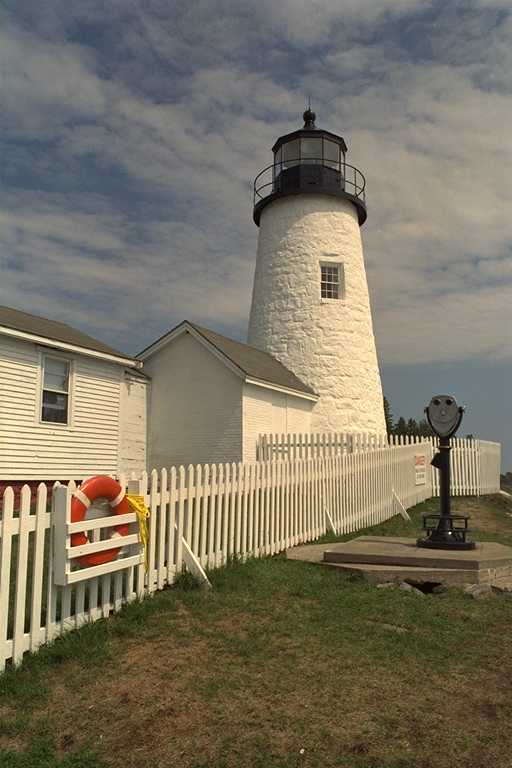
#> input picture week1/kodim19.png, 512 x 768 px
$ jupyter execute BIL458_Odev1.ipynb   (shell and % lines are left out)   (older library calls are emulated)
#> lines starting #> are read from the running program, lines starting #| are printed output that depends on the picture; after the words box and inside, x2 and y2 are one past the last pixel; in counts of white or black regions, pixels touching at a corner belong together
# BİL458 Bilgisayarlı Görme - Ödev 1
## Laboratuvar Görevleri L1.1 - L1.4

**Ad Soyad:** Sevban Bozaslan

**Öğrenci No:** 23120205020

---

Bu ödevde dijital kamera işlem hattının dört ayrı adımındaki bilgi kaybı sayısal olarak ölçülmüştür. Her görev, ders slaytlarında verilen bir iddianın deneysel doğrulamasıdır.

| Görev | İşlem hattı adımı | Ölçülen büyüklük |
|---|---|---|
| L1.1 | Renk süzgeç dizisi (Bayer CFA) | PSNR, kanal bazlı hata |
| L1.2 | Analog-sayısal çevrim (ADC) | SNR, bit başına kazanç |
| L1.3 | Gamma kodlaması | Ortalama alma hatası (ton) |
| L1.4 | Mercek geometrisi | GSD, şerit genişliği |

[cell 1]
import urllib.request
from pathlib import Path

import cv2
import numpy as np
import matplotlib.pyplot as plt

OUT = Path("out")
OUT.mkdir(exist_ok=True)

IMG_PATH = Path("kodim19.png")
if not IMG_PATH.exists():
    urllib.request.urlretrieve("https://r0k.us/graphics/kodak/kodak/kodim19.png", IMG_PATH)

print("numpy  :", np.__version__)
print("opencv :", cv2.__version__)
print("test goruntusu hazir:", IMG_PATH.exists())

---

# L1.1 - Bayer deseni ve demozaikleme kaybı

## Problem

Bir görüntü sensöründeki her fotodiyot renk körüdür; yalnızca kendisine ulaşan foton sayısını ölçer. Renk bilgisi, her fotositin üzerine yerleştirilen renk süzgeciyle elde edilir. Bunun bedeli, her pikselde üç kanaldan yalnızca birinin ölçülmesidir.

En yaygın süzgeç dizilimi **Bayer RGGB** desenidir ve 2x2 blok halinde tekrar eder:

```
R G R G
G B G B
R G R G
G B G B
```

Piksellerin dörtte biri R, dörtte biri B, yarısı G ölçer. Yeşilin iki kat sık örneklenmesinin nedeni, parlaklık (luminance) sinyalinin ağırlıklı olarak yeşil banttan gelmesi ve insan görme sisteminin parlaklıktaki yüksek frekanslı detaya, renkteki aynı detaydan belirgin biçimde daha duyarlı olmasıdır.

Eksik iki kanalın komşu piksellerden kestirilmesi işlemine **demozaikleme** denir. Bu bir ölçüm değil tahmindir; ödevin amacı bu tahminin hatasını nicel olarak ölçmektir.

[cell 2]
img = np.array(plt.imread(IMG_PATH), dtype=np.float64)
if img.max() <= 1.0:
    img = img * 255.0
img = img[:, :, :3]
H, W, _ = img.shape

print("boyut :", img.shape)
#| boyut : (768, 512, 3)
print("aralik: %.1f - %.1f" % (img.min(), img.max()))
#| aralik: 0.0 - 255.0

plt.figure(figsize=(5, 7.5))
plt.imshow(img.astype(np.uint8))
plt.axis("off")
plt.title("Test goruntusu: Kodak kodim19")
plt.show()

## Adım 1: Mozaikleme

Tam renkli referans görüntüden her pikselin yalnızca desendeki kanalı bırakılarak ham sensör verisi (RAW) üretilir. Maskeler satır ve sütun paritesine göre tanımlanır:

| satır | sütun | süzgeç |
|---|---|---|
| çift | çift | R |
| çift | tek | G |
| tek | çift | G |
| tek | tek | B |

[cell 3]
def bayer_masks(h, w):
    mr = np.zeros((h, w), dtype=bool)
    mg = np.zeros((h, w), dtype=bool)
    mb = np.zeros((h, w), dtype=bool)
    mr[0::2, 0::2] = True
    mg[0::2, 1::2] = True
    mg[1::2, 0::2] = True
    mb[1::2, 1::2] = True
    return mr, mg, mb


MR, MG, MB = bayer_masks(H, W)

raw = np.zeros((H, W), dtype=np.float64)
raw[MR] = img[:, :, 0][MR]
raw[MG] = img[:, :, 1][MG]
raw[MB] = img[:, :, 2][MB]

print("R piksel: %7d  (%.1f%%)" % (MR.sum(), 100 * MR.sum() / MR.size))
#| R piksel:   98304  (25.0%)
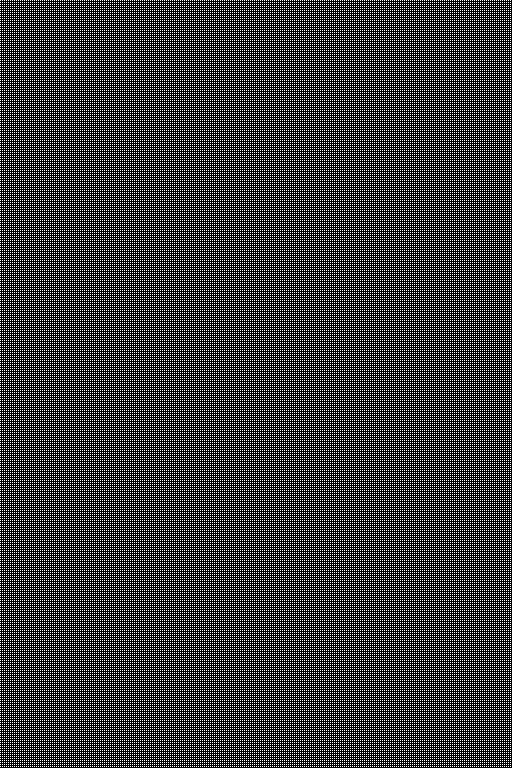
#> MR: shape (768, 512) bool; 25% white in thin lines or dots
print("G piksel: %7d  (%.1f%%)" % (MG.sum(), 100 * MG.sum() / MG.size))
#| G piksel:  196608  (50.0%)
#> MG: shape (768, 512) bool; 50% white in thin lines or dots
print("B piksel: %7d  (%.1f%%)" % (MB.sum(), 100 * MB.sum() / MB.size))
#| B piksel:   98304  (25.0%)
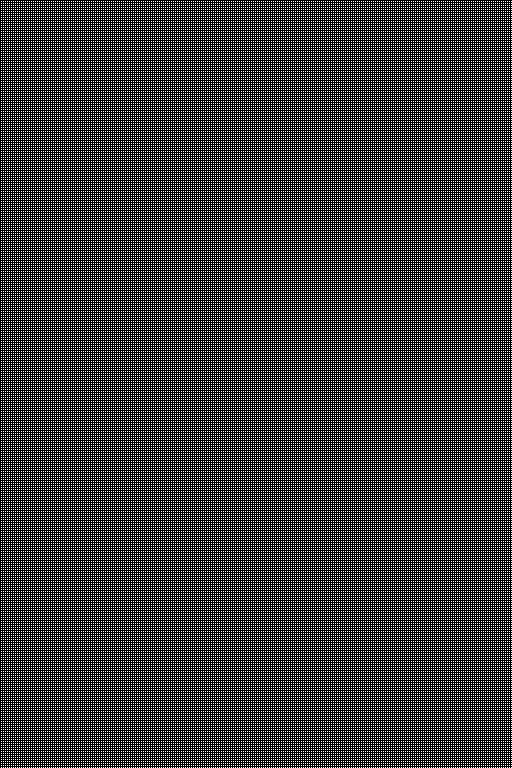
#> MB: shape (768, 512) bool; 25% white in thin lines or dots
print()
print("orijinal olcum sayisi   : %d" % img.size)
#| orijinal olcum sayisi   : 1179648
print("ham sensor olcum sayisi : %d" % raw.size)
#| ham sensor olcum sayisi : 393216
print("kaybedilen bilgi        : %.1f%%" % (100 * (1 - raw.size / img.size)))
#| kaybedilen bilgi        : 66.7%

[cell 4]
cfa_rgb = np.zeros_like(img)
cfa_rgb[:, :, 0][MR] = raw[MR]
cfa_rgb[:, :, 1][MG] = raw[MG]
cfa_rgb[:, :, 2][MB] = raw[MB]
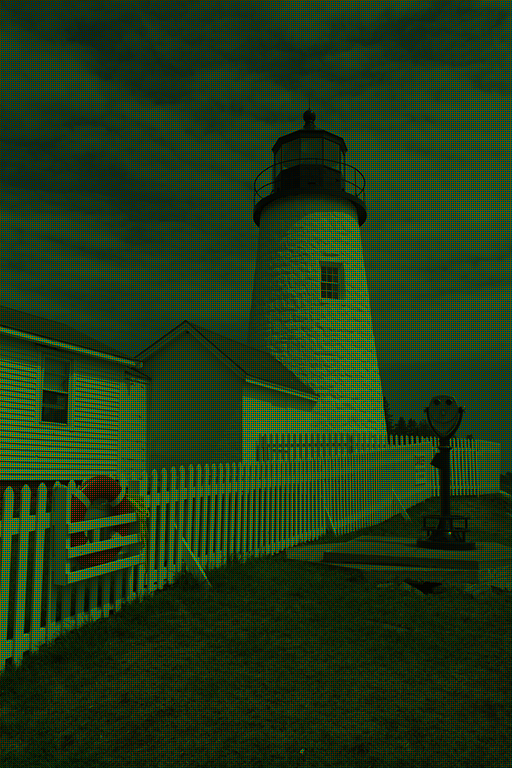
#> cfa_rgb: shape (768, 512, 3) float64; mean of channels 0, 1, 2 30.7, 57.8, 24.6; drawn as R, G, B

fig, ax = plt.subplots(1, 3, figsize=(13, 5))
ax[0].imshow(raw, cmap="gray", vmin=0, vmax=255)
ax[0].set_title("Ham sensor verisi (RAW, tek kanal)")
ax[1].imshow(raw[200:216, 200:216], cmap="gray", vmin=0, vmax=255, interpolation="nearest")
ax[1].set_title("16x16 buyutulmus RAW")
ax[2].imshow(cfa_rgb[200:216, 200:216].astype(np.uint8), interpolation="nearest")
ax[2].set_title("Ayni bolge, suzgec renkleriyle")
for a in ax:
    a.axis("off")
plt.tight_layout()
plt.savefig(OUT / "02_mozaik.png", dpi=120)
plt.show()

## Adım 2: Bilineer demozaikleme

Eksik değerler, o kanalın ölçüldüğü komşu piksellerin ağırlıklı ortalamasıyla kestirilir. Konum tipine göre komşuluk yapısı değişir:

| Bulunulan konum | Eksik kanal | Kullanılan komşular |
|---|---|---|
| R | G | 4 dik komşu |
| R | B | 4 köşegen komşu |
| B | G | 4 dik komşu |
| B | R | 4 köşegen komşu |
| G (çift satır) | R | 2 yatay komşu |
| G (çift satır) | B | 2 dikey komşu |
| G (tek satır) | R | 2 dikey komşu |
| G (tek satır) | B | 2 yatay komşu |

Bu sekiz durum, maskelenmiş seyrek dizilere uygulanan iki konvolüsyon çekirdeğiyle tek adımda karşılanır:

$$K_G = \frac{1}{4}\begin{bmatrix}0&1&0\\1&4&1\\0&1&0\end{bmatrix} \qquad K_{RB} = \frac{1}{4}\begin{bmatrix}1&2&1\\2&4&2\\1&2&1\end{bmatrix}$$

Seyrek dizide ölçüm yapılmayan konumlar sıfır olduğundan toplama katkı vermez; çekirdek her konumda kendiliğinden yalnızca doğru komşuları toplar. Ağırlıklar, her konum tipinde katkı veren terimlerin toplamı tam 4 olacak biçimde seçilmiştir. Bu nedenle tek bir `/4` bölmesi tüm durumlarda doğru ortalamayı verir ve ortalama parlaklık kaymaz.

**Not:** G kanalı her zaman dört komşudan kestirilirken, R ve B kanalları G konumlarında yalnızca iki komşudan ve tek yönden kestirilir. Kanallar arası PSNR farkının kaynağı budur.

[cell 5]
K_G = np.array([[0.0, 1.0, 0.0],
                [1.0, 4.0, 1.0],
                [0.0, 1.0, 0.0]]) / 4.0

K_RB = np.array([[1.0, 2.0, 1.0],
                 [2.0, 4.0, 2.0],
                 [1.0, 2.0, 1.0]]) / 4.0


def conv(x, k):
    return cv2.filter2D(x, -1, k, borderType=cv2.BORDER_REFLECT)


def demosaic_bilinear(raw, mr, mg, mb):
    out = np.zeros(raw.shape + (3,), dtype=np.float64)
    out[:, :, 0] = conv(raw * mr, K_RB)
    out[:, :, 1] = conv(raw * mg, K_G)
    out[:, :, 2] = conv(raw * mb, K_RB)
#> in conv (call 3), `return cv2.filter2D(x, -1, k, borderType=cv2.BORDER_REFLECT)`:
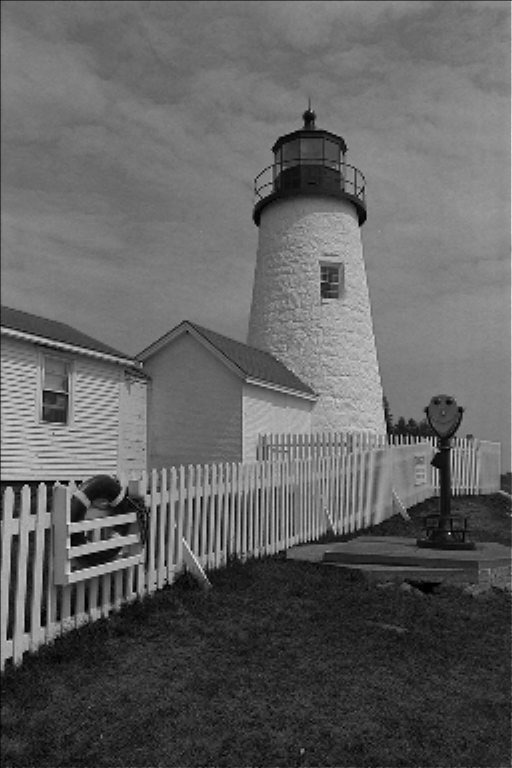
#> returned value: shape (768, 512) float64; min 0, max 255, mean 98.3
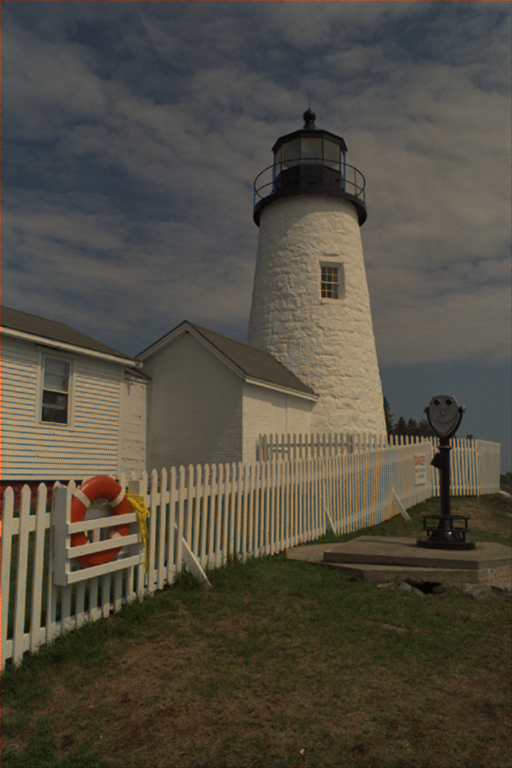
#> out: shape (768, 512, 3) float64; mean of channels 0, 1, 2 122.7, 115.6, 98.3; drawn with min black and max white
    return out


rec = demosaic_bilinear(raw, MR, MG, MB)
print("geri kurulmus goruntu:", rec.shape)
#| geri kurulmus goruntu: (768, 512, 3)

### Çekirdeklerin doğrulanması

Aşağıdaki 6x6 örnekte dört konum tipi için sonuçlar elle hesaplanabilir. Örneğin (2,2) konumu R süzgeçlidir; eksik G değeri dört dik komşunun ortalaması (160+165+135+155)/4 = 153.75, eksik B değeri dört köşegen komşunun ortalaması (60+70+55+75)/4 = 65 olmalıdır.

[cell 6]
demo_raw = np.array([
    [100, 140, 120, 150, 110, 145],
    [130,  60, 160,  70, 135,  65],
    [105, 135, 125, 155, 115, 140],
    [125,  55, 165,  75, 130,  60],
    [110, 145, 130, 160, 120, 150],
    [140,  65, 155,  80, 145,  70]], dtype=np.float64)

dh, dw = demo_raw.shape
dmr, dmg, dmb = bayer_masks(dh, dw)
demo_rec = demosaic_bilinear(demo_raw, dmr, dmg, dmb)

print("konum   suzgec        R         G         B")
for (y, x) in [(2, 2), (2, 3), (3, 2), (3, 3)]:
    tip = "R" if dmr[y, x] else ("G" if dmg[y, x] else "B")
    print("(%d,%d)     %s      %7.2f   %7.2f   %7.2f" % (
        y, x, tip, demo_rec[y, x, 0], demo_rec[y, x, 1], demo_rec[y, x, 2]))

## Adım 3: PSNR ile hata ölçümü

Geri kurulmuş görüntü referansla karşılaştırılır. Ortalama karesel hata ve tepe sinyal gürültü oranı:

$$MSE = \frac{1}{n}\sum_x \left[I(x) - \hat{I}(x)\right]^2 \qquad PSNR = 10\log_{10}\frac{I_{max}^2}{MSE}$$

8 bit görüntü için $I_{max} = 255$. Yüksek PSNR düşük hata anlamına gelir.

[cell 7]
def psnr(a, b, peak=255.0):
    mse = np.mean((a - b) ** 2)
    return float("inf") if mse == 0 else 10.0 * np.log10(peak ** 2 / mse)


print("kanal      PSNR         MSE")
for i, name in enumerate(["R", "G", "B"]):
    print("%s      %6.2f dB   %8.2f" % (
        name, psnr(img[:, :, i], rec[:, :, i]),
        np.mean((img[:, :, i] - rec[:, :, i]) ** 2)))
#> this loop made 3 passes
#> mse in psnr on passes 1 to 3: 152.7, 49.15, 143
#> (printed output is left out)
print("toplam %6.2f dB   %8.2f" % (psnr(img, rec), np.mean((img - rec) ** 2)))
#| toplam  27.53 dB     114.95

[cell 8]
fig, ax = plt.subplots(1, 2, figsize=(11, 8))
ax[0].imshow(img.astype(np.uint8))
ax[0].set_title("Orijinal (referans)")
ax[1].imshow(np.clip(rec, 0, 255).astype(np.uint8))
ax[1].set_title("Demozaiklenmis (%.2f dB)" % psnr(img, rec))
for a in ax:
    a.axis("off")
plt.tight_layout()
plt.savefig(OUT / "01_orijinal_vs_geri_kurulmus.png", dpi=120)
plt.show()

## Adım 4: Hata haritası ve hatanın konumsal dağılımı

Bilineer kestirim, komşu piksellerin birbirine benzediği varsayımına dayanır. Bu varsayım düz bölgelerde geçerlidir, kenarlarda çöker. Aşağıda hata, Sobel gradyan büyüklüğüne göre ayrılan iki piksel kümesinde karşılaştırılmıştır.

[cell 9]
err = np.abs(img - rec)

print("kanal   ortalama hata   maks hata")
for i, name in enumerate(["R", "G", "B"]):
    print("%s        %6.2f       %7.2f" % (name, err[:, :, i].mean(), err[:, :, i].max()))
#> this loop made 3 passes
#| R          5.43        208.25
#| G          2.89        101.75
#| B          5.32        135.00

gray = img.mean(axis=2)
gx = cv2.Sobel(gray, cv2.CV_64F, 1, 0, ksize=3)
gy = cv2.Sobel(gray, cv2.CV_64F, 0, 1, ksize=3)
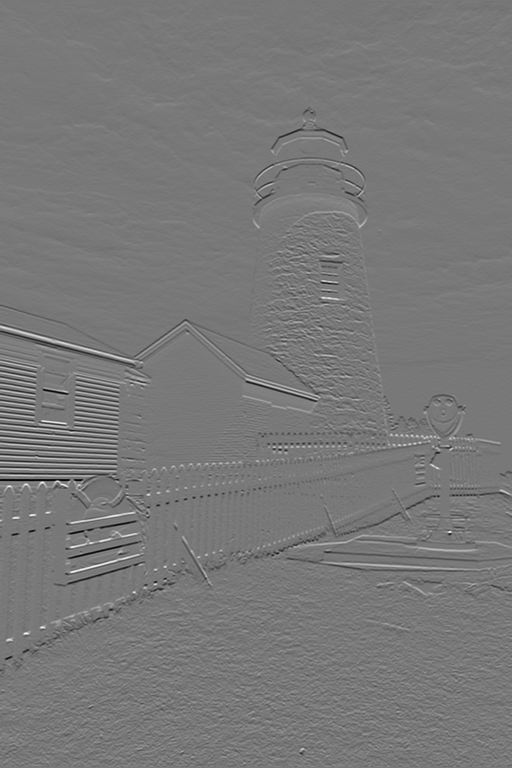
#> gy: shape (768, 512) float64; min -805, max 895, mean -0.6; drawn with min black and max white
grad = np.hypot(gx, gy)

edge = grad >= np.percentile(grad, 90)
#> edge: shape (768, 512) bool; 10% white; 785 white regions (713 under 20 px), largest, box (x1, y1, x2, y2) and area: (0, 319, 406, 673) 22442, (310, 107, 512, 521) 4076, (0, 324, 144, 369) 938
flat = grad <= np.percentile(grad, 50)
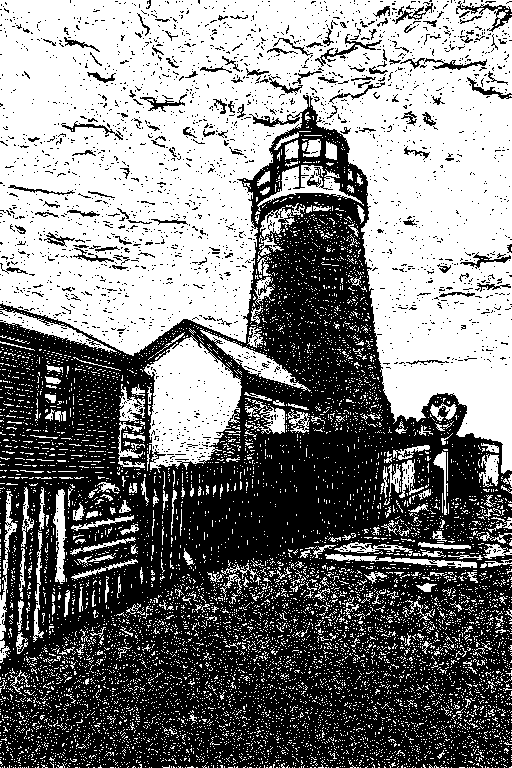
#> flat: shape (768, 512) bool; 50% white; 8973 white regions (8740 under 20 px), largest, box (x1, y1, x2, y2) and area: (0, 0, 512, 474) 145259, (144, 335, 242, 473) 8334, (200, 329, 311, 392) 1368
err_sum = err.sum(axis=2)
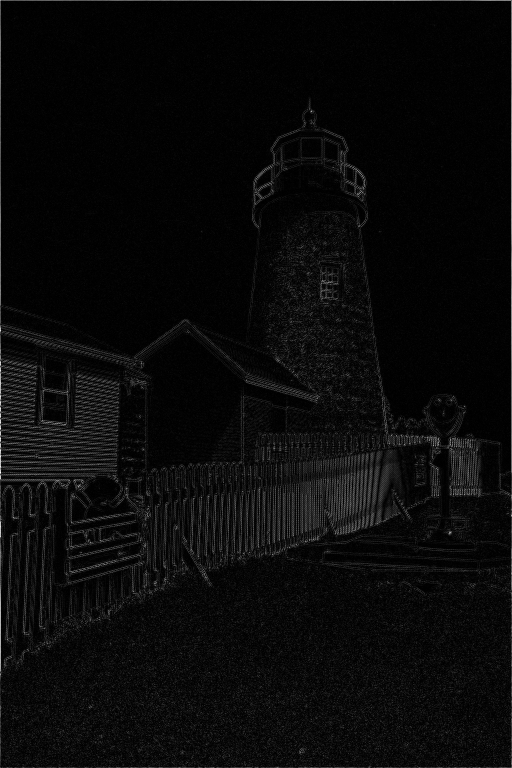
#> err_sum: shape (768, 512) float64; min 0, max 340.8, mean 13.6; drawn with min black and max white

print()
print("kenar pikselleri (ust yuzde 10 gradyan): ortalama hata %6.2f" % err_sum[edge].mean())
#| kenar pikselleri (ust yuzde 10 gradyan): ortalama hata  39.23
print("duz pikseller    (alt yuzde 50 gradyan): ortalama hata %6.2f" % err_sum[flat].mean())
#| duz pikseller    (alt yuzde 50 gradyan): ortalama hata   6.15
print("oran                                   : %.1f kat" % (err_sum[edge].mean() / err_sum[flat].mean()))
#| oran                                   : 6.4 kat

[cell 10]
fig, ax = plt.subplots(1, 3, figsize=(14, 7))
for i, name in enumerate(["R", "G", "B"]):
    im = ax[i].imshow(err[:, :, i], cmap="inferno", vmin=0, vmax=60)
    ax[i].set_title("%s kanali mutlak hata" % name)
    ax[i].axis("off")
fig.colorbar(im, ax=ax, fraction=0.03)
plt.savefig(OUT / "03_hata_haritasi.png", dpi=120, bbox_inches="tight")
plt.show()

## Adım 5: Zipper artefaktı

Keskin bir kenarda üç kanal farklı komşulardan ve kısmen farklı yönlerden kestirildiği için birbirinden bağımsız hata yapar. Sonuç, sahnede bulunmayan renk saçaklarının belirmesi ve kenar boyunca dişli bir desen oluşmasıdır.

Aşağıda hata yoğunluğu en yüksek 32x32 bölge otomatik olarak bulunmuş ve büyütülerek gösterilmiştir.

[cell 11]
box = cv2.boxFilter(err_sum, -1, (32, 32), normalize=False)
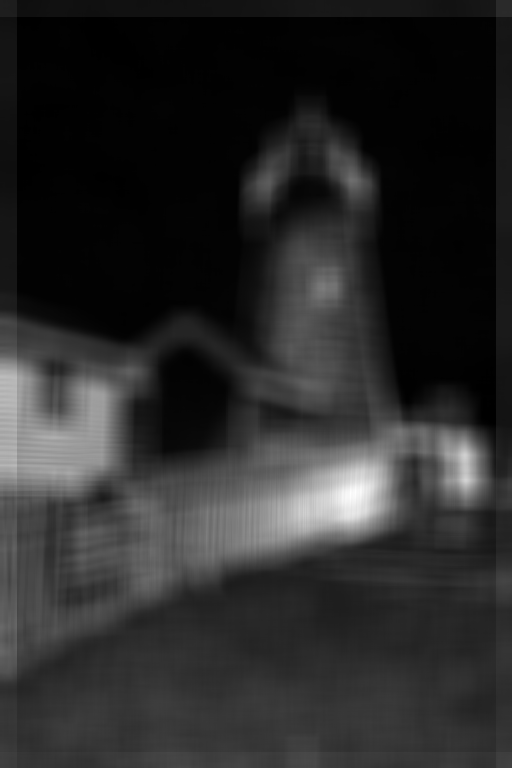
#> box: shape (768, 512) float64; min 2718, max 68348.3, mean 13573.4; drawn with min black and max white
cy, cx = np.unravel_index(np.argmax(box), box.shape)
#> cy = 493; cx = 350
y0 = int(np.clip(cy - 16, 0, H - 32))
#> y0 = 477
x0 = int(np.clip(cx - 16, 0, W - 32))
#> x0 = 334
print("en bozuk 32x32 bolge: satir %d-%d, sutun %d-%d" % (y0, y0 + 32, x0, x0 + 32))
#| en bozuk 32x32 bolge: satir 477-509, sutun 334-366

crop_o = img[y0:y0 + 32, x0:x0 + 32]
crop_r = rec[y0:y0 + 32, x0:x0 + 32]

fig, ax = plt.subplots(1, 3, figsize=(14, 5))
ax[0].imshow(crop_o.astype(np.uint8), interpolation="nearest")
ax[0].set_title("Orijinal")
ax[1].imshow(np.clip(crop_r, 0, 255).astype(np.uint8), interpolation="nearest")
ax[1].set_title("Demozaiklenmis (zipper)")
im = ax[2].imshow(np.abs(crop_o - crop_r).sum(axis=2), cmap="inferno", interpolation="nearest")
ax[2].set_title("Mutlak fark")
for a in ax:
    a.axis("off")
fig.colorbar(im, ax=ax[2], fraction=0.046)
plt.savefig(OUT / "04_zipper.png", dpi=150, bbox_inches="tight")
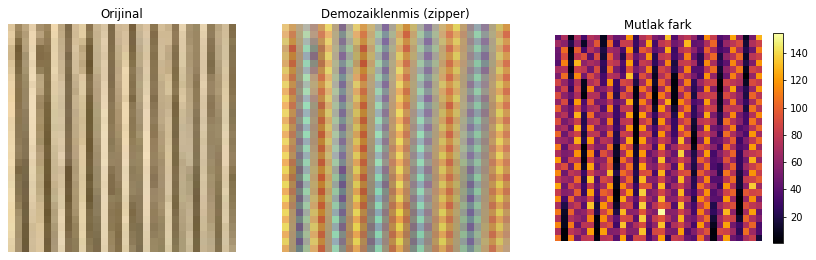
#> figure drawn by matplotlib, 4 panels
plt.show()

## L1.1 Sonuç

1. Ham sensör verisi, tam renkli görüntünün yalnızca üçte birini içerir; kalan üçte iki kestirimdir.
2. G kanalının PSNR değeri R ve B kanallarından yaklaşık 5 dB yüksektir. Neden, G kanalının iki kat sık örneklenmesi ve her zaman dört komşudan kestirilmesidir. R ve B kanalları G konumlarında yalnızca iki komşudan ve tek yönden kestirilir.
3. Hata düz bölgelerde ihmal edilebilir düzeydedir, kenarlarda yaklaşık altı kat artar. Bilineer kestirimin dayandığı komşu benzerliği varsayımı kenarlarda geçersizdir.
4. Zipper artefaktı, üç kanalın bağımsız kestirilmesinin doğrudan sonucudur. Örnekleme frekansına yakın desenlerde R ve B kanalları Nyquist sınırını aştığı için renk moiré deseni ortaya çıkar.

---

# L1.2 - Nicemleme gürültüsü ve SNR yasası

## Problem

Fotodiyot çıkışındaki sürekli sinyal, B bitlik bir ADC tarafından $2^B$ ayrık seviyeye yuvarlanır. Tam ölçek aralığı 1'e normalize edilirse adım büyüklüğü:

$$\Delta = \frac{1}{2^B}$$

Nicemleme hatası $[-\Delta/2, +\Delta/2]$ aralığında düzgün dağılımlıdır ve varyansı:

$$\sigma_e^2 = \frac{\Delta^2}{12}$$

B bir birim arttığında $\Delta$ yarıya, hata gücü dörtte bire iner. Buna karşılık gelen SNR kazancı $10\log_{10}4 = 6.02$ dB'dir. Bu görevde doğrusal bir rampa B = 2...8 bit ile nicemlenerek bu eğim deneysel olarak ölçülmüştür.

[cell 12]
N = 200000
ramp = np.linspace(0.0, 1.0, N, endpoint=False)


def quantize(x, bits):
    levels = 2 ** bits
    idx = np.clip(np.floor(x * levels), 0, levels - 1)
    return (idx + 0.5) / levels


def snr_db(sig, q):
    e = sig - q
    return 10.0 * np.log10(np.var(sig) / np.mean(e ** 2))


bits = np.arange(2, 9)
#> bits = [2, 3, 4, 5, 6, 7, 8]
#> (the rest of the program and of its run is left out)
